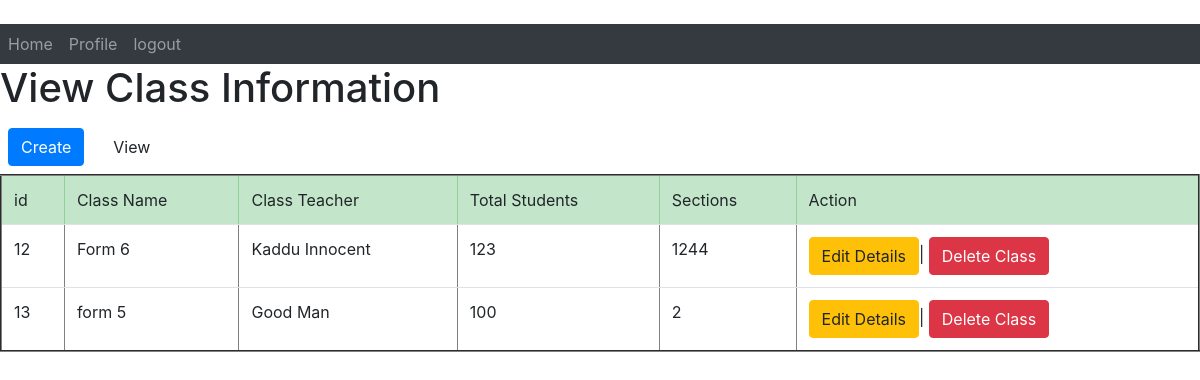
The page /accounts/viewclassinformation on the database as committed earlier.
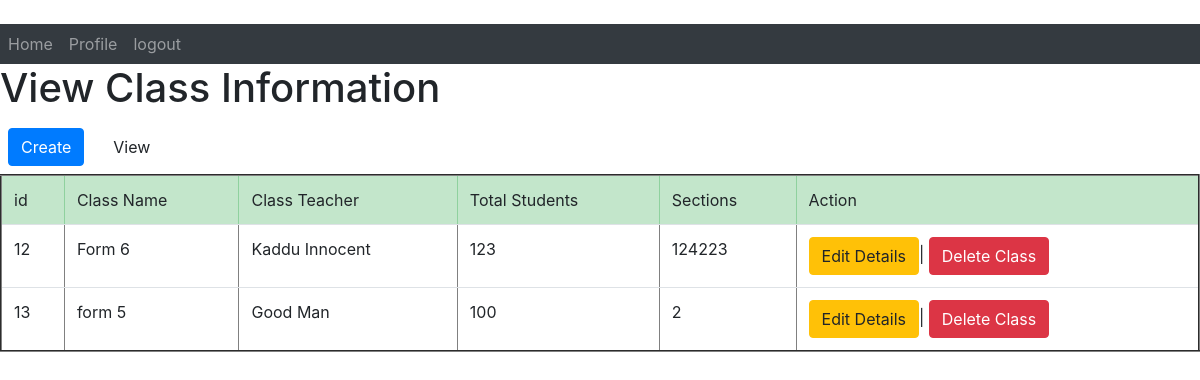
The same page on the database as committed later.
### accounts/models.py (models this page shows)
class Classinformation(models.Model):
    ClassName = models.CharField(max_length=130)
    ClassTeacher = models.CharField(max_length=30, blank=True)
    TotalStudents = models.CharField(max_length=30, blank=True)
    NumberOfSections = models.CharField(max_length=30, blank=True)

### accounts/views.py (the view)
def viewclassinformation(request):
    all_info = Classinformation.objects.all()
    context={'all_info':all_info}
    return render(request, 'accounts/viewclassinformation.html', context)

### accounts/templates/accounts/viewclassinformation.html
{% extends 'base.html' %}
{% block body %}
<h1>View Class Information</h1>
<nav class="nav navbar-expand">
  <ul class="navbar-nav mr-auto">
    <li class="nav-item">
    <a class="nav-link" href="{% url 'createclassinformation'  %}"><button class="btn btn-primary">Create</button></a>
    </li>
    <li class="nav-item">
    <a class="nav-link" href="{% url 'viewclassinformation'  %}"><button class="btn btn-default">View</button></a>
    </li>
  </ul>
</nav>
<table class="table table-hover" border="2">
   <thead class="table-success">
     <tr>
         <td>id</td>
         <td>Class Name</td>
         <td>Class Teacher</td>
         <td>Total Students</td>
         <td>Sections</td>
         <td>Action</td>
     </tr>
   </thead>
   <tbody>
     {% if all_info %}
     {% for item in all_info%}
     <tr>
       <td>{{ item.id}}</td>
       <td>{{ item.ClassName}}</td>
       <td>{{ item.ClassTeacher}}</td>
       <td>{{ item.TotalStudents}}</td>
       <td>{{ item.NumberOfSections}}</td>
       <td><a href="{% url 'editclassinformation' pk=item.id  %}" >
         <button class="btn btn-warning">Edit Details</button></a>|
         <a href="{% url 'deleteclassinformation'%}" >
           <button class="btn btn-danger">Delete Class</button></a>
       </td>
        {% endfor %}
     </tr>
     {% endif %}
   </tbody>
</table>
{% endblock %}

Rows that differ between the two databases and show on the page:
changed Classinformation "Form 6": NumberOfSections "1244" → "124223"
